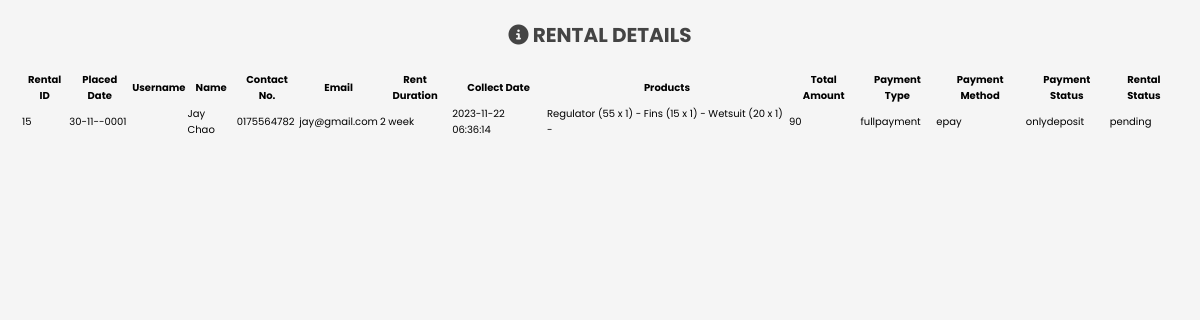
Page /admin/rental-details.php?rental_id=15 on the committed database.
### tables this page shows
CREATE TABLE `orders` (
  `id` int(11) NOT NULL,
  `user_id` int(100) NOT NULL,
  `username` varchar(100) NOT NULL,
  `name` varchar(100) NOT NULL,
  `number` varchar(12) NOT NULL,
  `email` varchar(100) NOT NULL,
  `rent_duration` varchar(100) NOT NULL,
  `collect_date` timestamp NOT NULL DEFAULT current_timestamp() ON UPDATE current_timestamp(),
  `type` varchar(100) NOT NULL,
  `method` varchar(100) NOT NULL,
  `total_products` varchar(1000) NOT NULL,
  `total_price` int(100) NOT NULL,
  `placed_on` date NOT NULL,
  `payment_status` varchar(100) NOT NULL,
  `rental_status` varchar(100) NOT NULL
);

### admin/rental-details.php (the view, shortened to what this page needs)
<?php
include '../config/connect.php';
if (isset($_GET['rental_id'])) {
   $rental_id = $_GET['rental_id'];
   $select_rental_details = mysqli_query($conn, "SELECT * FROM orders WHERE id = '$rental_id'");
   $rental_row = mysqli_fetch_assoc($select_rental_details);
} else {
   header('location:adminusers.php');
}
?>
<!DOCTYPE html>
<html lang="en">
<head>
   <link rel="stylesheet" href="https://cdnjs.cloudflare.com/ajax/libs/font-awesome/6.1.1/css/all.min.css">
   <link rel="stylesheet" href="../admin/adminstyle.css">
</head>
<body>
<section class="rental-details">
   <h1 class="heading"><i class="fa fa-info-circle" aria-hidden="true"></i> Rental Details</h1>
   <div class="box-container">
      <div class="box">
         <table>
            <tr>
               <th>Rental ID</th>
               <th>Placed Date</th>
               <th>Username</th>
               <th>Name</th>
               <th>Contact No. </th>
               <th>Email</th>
               <th>Rent Duration</th>
               <th>Collect Date</th>
               <th>Products</th>
               <th>Total Amount</th>
               <th>Payment Type</th>
               <th>Payment Method</th>
               <th>Payment Status</th>
               <th>Rental Status</th>
            </tr>
            <tr>
               <td><?php echo $rental_row['id']; ?></td>
               <td><?php echo date('d-m-Y', strtotime($rental_row['placed_on'])); ?></td>
               <td><?php echo $rental_row['username']; ?></td>
               <td><?php echo $rental_row['name']; ?></td>
               <td><?php echo $rental_row['number']; ?></td>
               <td><?php echo $rental_row['email']; ?></td>
               <td><?php echo $rental_row['rent_duration']; ?></td>
               <td><?php echo $rental_row['collect_date']; ?></td>
               <td><?php echo $rental_row['total_products']; ?></td>
               <td><?php echo $rental_row['total_price']; ?></td>
               <td><?php echo $rental_row['type']; ?></td>
               <td><?php echo $rental_row['method']; ?></td>
               <td><?php echo $rental_row['payment_status']; ?></td>
               <td><?php echo $rental_row['rental_status']; ?></td>
            </tr>
         </table>
      </div>
   </div>
</section>
</body>
</html>

### admin/adminstyle.css (style rules this page uses)
:root { --main-color:#00B4D8; --orange:#FF9E00; --mint:#023E8A; --red:#03045E; --black:#444; --purple: #90E0EF; --white:#fff; --light-color:#777; --light-bg:#f5f5f5; --border: none; --box-shadow:0 .5rem 1rem rgba(0,0,0,.1); }
* { font-family: 'Poppins', sans-serif; margin:0; padding:0; box-sizing: border-box; outline: none; border:none; text-decoration: none; }
html { font-size: 62.5%; overflow-x: hidden; }
body { background-color: var(--light-bg); }
section { padding:2rem; max-width: 1200px; margin:0 auto; }
.heading { font-size: 2rem; color:var(--black); margin-bottom: 2rem; text-align: center; text-transform: uppercase; }

### rows in the picture
orders: id "15", placed_on "30-11--0001", name "Jay Chao", number "0175564782", email "jay@gmail.com", rent_duration "2 week", collect_date "2023-11-22 06:36:14", total_products "Regulator (55 x 1) - Fins (15 x 1) - Wetsuit (20 x 1) -", total_price "90", type "fullpayment", method "epay", payment_status "onlydeposit", rental_status "pending"
